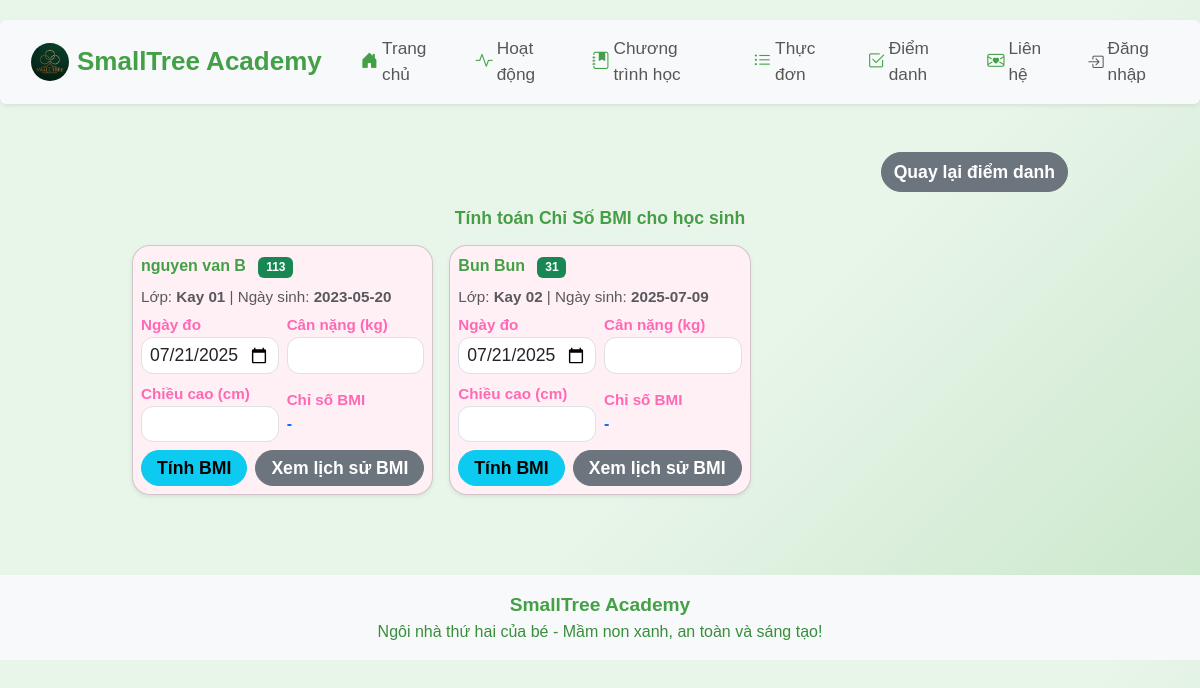
/bmi-index, run on an earlier commit of the app's database.
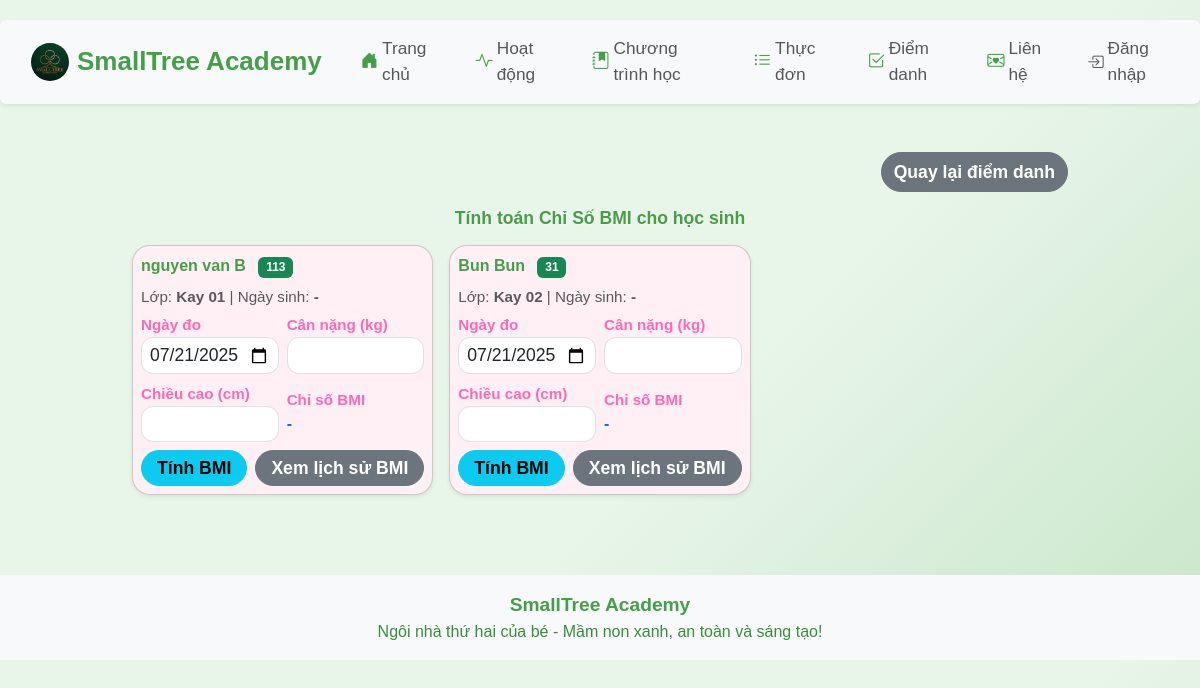
And on a later commit of the database.
### app/models.py (models this page shows)
class Child(db.Model):
    id = db.Column(db.Integer, primary_key=True)
    name = db.Column(db.String(100), nullable=False)
    age = db.Column(db.Integer, nullable=False)
    parent_contact = db.Column(db.String(100), nullable=False)
    class_name = db.Column(db.String(100))
    birth_date = db.Column(db.String(20))
    status = db.Column(db.String(20), default='Chưa điểm danh')
    email = db.Column(db.String(100))
    phone = db.Column(db.String(20))
    password = db.Column(db.String(100))
    student_code = db.Column(db.String(20), unique=True, nullable=True)

### app/routes.py (the view, shortened to what this page needs)
@main.route('/bmi-index', methods=['GET', 'POST'])
def bmi_index():
    students = Child.query.all()
    bmi = None
    bmi_id = None
    bmi_history = {}
    for student in students:
        records = BmiRecord.query.filter_by(student_id=student.id).order_by(BmiRecord.date.desc(), BmiRecord.id.desc()).all()
        filtered = {}
        for record in records:
            date_str = record.date.strftime('%Y-%m-%d')
            if date_str not in filtered:
                filtered[date_str] = record
        bmi_history[student.id] = list(filtered.values())
    current_date_iso = date.today().isoformat()
    return render_template(
        'bmi_index.html',
        title='Chỉ Số BMI',
        students=students,
        bmi=bmi,
        bmi_id=bmi_id,
        bmi_history=bmi_history,
        current_date_iso=current_date_iso,
        mobile=False
    )

### app/__init__.py (called while the page is built)
def create_app():
    app = Flask(__name__)
    app.config['SECRET_KEY'] = 'your-secret-key'
    app.config['SQLALCHEMY_DATABASE_URI'] = 'sqlite:///site.db'
    app.config['SQLALCHEMY_TRACK_MODIFICATIONS'] = False
    db.init_app(app)
    migrate = Migrate(app, db)
    csrf = CSRFProtect(app)
    @app.context_processor
    def inject_csrf_token():
        from flask_wtf.csrf import generate_csrf
        return dict(csrf_token=generate_csrf)
    from app.routes import main
    app.register_blueprint(main)
    return app

### app/templates/bmi_index.html (shortened to what this page needs)
{% extends 'base.html' %}
{% block content %}
<div class="container-fluid mt-4 mb-4 px-0">
    <div class="d-flex justify-content-end mb-3">
        <a href="/attendance" class="btn btn-secondary fw-bold">Quay lại điểm danh</a>
    </div>
    <h2 class="fw-bold text-center mb-3" style="color:#43a047; font-size:1.1em;">Tính toán Chỉ Số BMI cho học sinh</h2>
    <div class="row g-3">
        {% for student in students %}
        <div class="col-12 col-md-6 col-lg-4">
            <div class="card shadow-sm mb-2">
                <div class="card-body p-2">
                    <div class="mb-2">
                        <span class="fw-bold" style="color:#43a047;">{{ student.name }}</span>
                        <span class="badge bg-success ms-2">{{ student.student_code }}</span>
                    </div>
                    <div class="mb-1 text-muted" style="font-size:0.95em;">
                        Lớp: <span class="fw-bold">{{ student.class_name if student.class_name else '-' }}</span> | Ngày sinh: <span class="fw-bold">{{ student.birth_date if student.birth_date else '-' }}</span>
                    </div>
                    <form method="POST" class="row g-2 align-items-center">
                        <div class="col-6">
                            <label class="form-label mb-0" style="font-size:0.95em;">Ngày đo</label>
                            <input type="date" name="date" class="form-control form-control-sm" value="{{ current_date_iso }}" required>
                        </div>
                        <div class="col-6">
                            <label class="form-label mb-0" style="font-size:0.95em;">Cân nặng (kg)</label>
                            <input type="number" step="0.1" min="1" name="weight" class="form-control form-control-sm" required>
                        </div>
                        <div class="col-6">
                            <label class="form-label mb-0" style="font-size:0.95em;">Chiều cao (cm)</label>
                            <input type="number" step="0.1" min="30" name="height" class="form-control form-control-sm" required>
                        </div>
                        <div class="col-6">
                            <label class="form-label mb-0" style="font-size:0.95em;">Chỉ số BMI</label>
                            <div class="fw-bold text-primary">{% if bmi and bmi_id == student.id %}{{ bmi }}{% else %}-{% endif %}</div>
                        </div>
                        <div class="col-12 d-flex gap-2 mt-2">
                            <button type="submit" class="btn btn-info btn-sm flex-fill">Tính BMI</button>
                            <button type="button" class="btn btn-secondary btn-sm flex-fill" onclick="toggleBmiHistory({{ student.id }})">Xem lịch sử BMI</button>
                        </div>
                    </form>
                </div>
            </div>
        </div>
        {% else %}
        <div class="col-12"><div class="alert alert-warning text-center">Chưa có học sinh nào.</div></div>
        {% endfor %}
    </div>
</div>
{% endblock %}

What changed in the data, as far as the page shows it:
changed Child "nguyen van B": birth_date "2023-05-20" → "-"
changed Child "Bun Bun": birth_date "2025-07-09" → "-"
